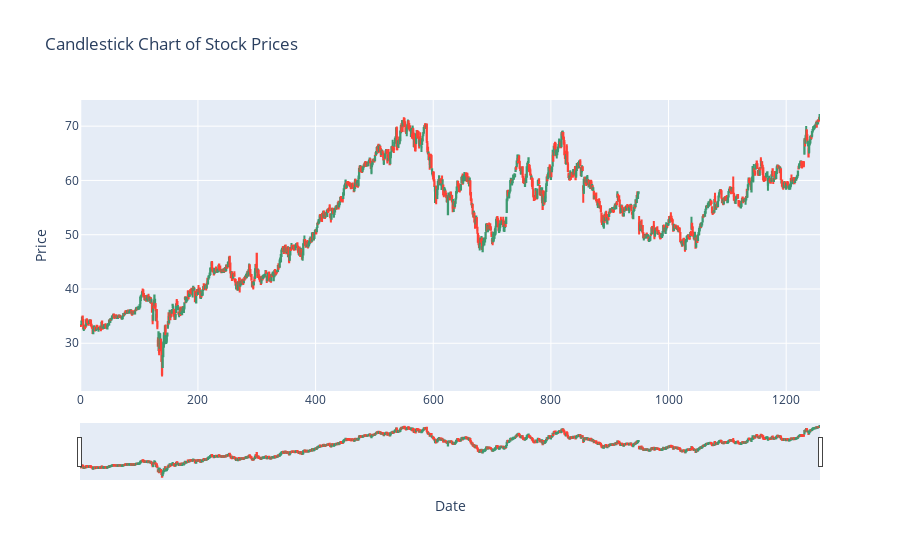

The cell this chart's notebook holds for it:
### Markdown cell above
### Candlestick charts

### Code cell
import plotly.graph_objects as go

fig = go.Figure(data=[go.Candlestick(x=stock.index,
                                     open=stock['Open'],
                                     high=stock['High'],
                                     low=stock['Low'],
                                     close=stock['Close'])])
fig.update_layout(title='Candlestick Chart of Stock Prices',
                  xaxis_title='Date',
                  yaxis_title='Price')
fig.show()

### Figure 1 — Plotly figure (JSON) as saved in the notebook; plotly's stock layout.template omitted (floating-point values rounded to 4 significant figures; data arrays with more than 128 entries replaced by an {"elided": "..."} marker saying what was removed)
{"data": [{"close": {"elided": "1258 float values"}, "high": {"elided": "1258 float values"}, "low": {"elided": "1258 float values"}, "open": {"elided": "1258 float values"}, "type": "candlestick", "x": {"elided": "1258 int values"}}], "layout": {"title": {"text": "Candlestick Chart of Stock Prices"}, "xaxis": {"title": {"text": "Date"}}, "yaxis": {"title": {"text": "Price"}}}}
